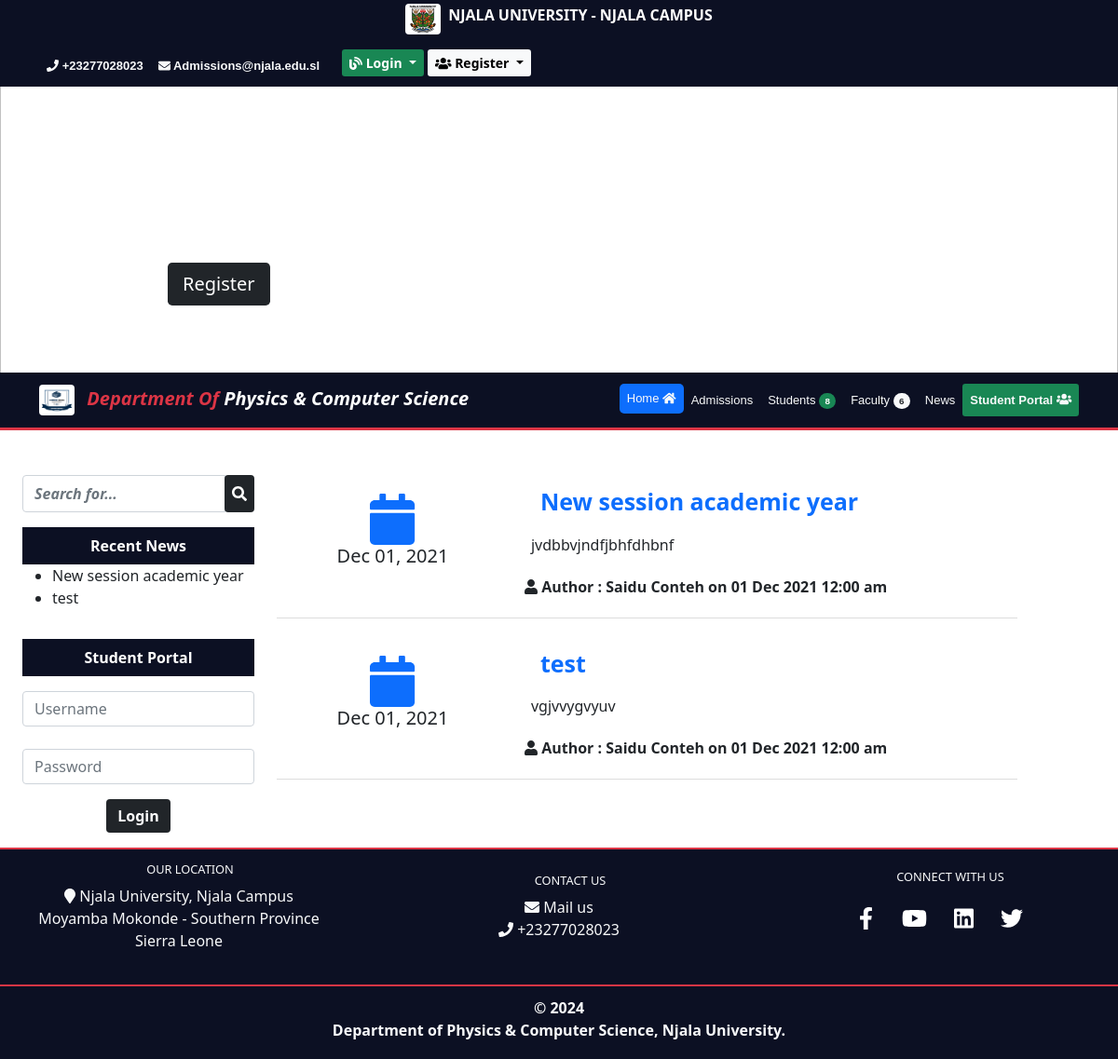
Page /news.php on the committed database.
### tables this page shows
CREATE TABLE IF NOT EXISTS `tblnews` (
  `news_ID` int(11) NOT NULL AUTO_INCREMENT,
  `posttitle` varchar(50) DEFAULT NULL,
  `postauthor` int(11) DEFAULT NULL,
  `postcontent` text,
  `date_published` date DEFAULT NULL,
  PRIMARY KEY (`news_ID`),
  KEY `postauthor` (`postauthor`)
);

### news.php (the view, shortened to what this page needs)
<?php require 'includes/header.php';
?>
<div class="row container mt-5">
<div class="col-md-3">
   <?php require 'includes/sidebar.php';
   ?>
</div>
<div class="col-md-9">
 <?php
         require 'includes/connection.php';
         $sql = "SELECT * FROM  tblnews JOIN tbladmin ON tblnews.postauthor = tbladmin.id
          ORDER BY news_ID DESC";
            $query = mysqli_query($conn, $sql);
            foreach ($query as $result) {?>
     <div class="mg-available-rooms col-lg-12">
                <div class="mg-avl-rooms">
                    <div class="mg-avl-room">
                        <div class="row">
                            <div class="col-sm-4 s-content" >
                                <span class="fas fa-calendar text-primary" style="font-size: 55px"></span>
         					<h5 class="mg-sec-left-title"><?php echo date_format(date_create ($result['date_published']),'M d, Y'); ?></h5>
                            </div>
                            <div class="col-sm-8">
                                <div style=" padding: 10px;font-size: 25px;font-weight: bold;color: #000;margin-bottom: 5px;">
                                <a class="text-decoration-none text-primary" href="index.php?q=singleblog&id=<?php echo $result['news_ID']; ?>">
                                <?php echo $result['posttitle'] ;?>
                                </a>
                                </div>
                                <div class="row contentbody">
                                    <div class="col-sm-12">
                                      <p> <?php echo  $result['postcontent']; ?></p>
                                    </div>
                                    <div class="col-sm-12 f-author">
                                        <p class="fw-bold"><span class="fa fa-user"></span> Author :  <?php echo
                                        $result['firstname'].' '.$result['lastname']; ?>
                                         on  <?php echo  date_format(date_create($result['date_published']),"d M Y h:i a"); ?></p>
                                    </div>
                                </div>
                            </div>
                        </div>
                    </div>
                </div>
            </div>
          <?php } ?>
</div>
</div>
<?php include 'includes/footer.php';?>

### includes/sidebar.php
<div class="panel panel-default mb-3">
    <div class="panel-body">
     <form action="index.php?q=product" method="post">
       <div class="input-group custom-search-form">
            <input type="search" class="form-control fst-italic fw-bold" name="search" placeholder="Search for...">
            <span class="input-group-btn">
                <button class="btn btn-dark" id="btnsearch" name="btnsearch" type="submit" style="color:#fff;padding:8px;">
                    <i class="fa fa-search text-white"></i>
                </button>
            </span>
        </div>
    </form>
    </div>
</div>
 <div class="panel panel-default">
    <div class="panel-body">
    <div class="list-group mb-3">
     <div class="well well-sm text-center bg-dark" style="color:#fff;padding:8px;">
     <b> Recent News</b>
     </div>
        <ul>
        <?php
         require 'includes/connection.php';
         $sql = "SELECT * FROM  tblnews ORDER BY news_ID DESC";
            $query = mysqli_query($conn, $sql);
            foreach ($query as $result) {?>
            <li><a class="text-decoration-none text-dark" href="news.php?<?php echo $result['news_ID'];?>"><?php echo $result['posttitle'];?></a></li>
            <?php
				  	}
				  	?>
         </ul>
      </div>
   </div>
</div>
 <div class="panel panel-default">
    <div class="panel-body">
        <div class="well well-sm text-center mb-3 bg-dark" style="color:#fff;padding:8px;"><b>Student Portal </b> </div>
<form class="form-horizontal span6" action="studentlogin-handler.php" method="POST">
                <div class="form-group">
                  <div class="col-md-12">
                          <input id="username" name="username" placeholder="Username" type="text" class="form-control input">
                  </div> <br>
                  <div class="col-md-12 mb-3">
                     <input name="password" id="password" placeholder="Password" type="password" class="form-control input">
                  </div>
                  </div>
                  <div class="form-group text-center mb-3">
                  <div class="col-md-12">
                    <button type="submit" id="sidebarLogin" name="studentlogin"   class="btn btn-md btn-dark fw-bold btn-block">Login</button>
                  </div>
                </div>
            </form>
        </div>
</div>

### assets/css/index.css (style rules this page uses)
:root { --bs-blue: #0d6efd; --bs-indigo: #6610f2; --bs-purple: #6f42c1; --bs-pink: #d63384; --bs-red: #dc3545; --bs-orange: #fd7e14; --bs-yellow: #ffc107; --bs-green: #198754; --bs-teal: #20c997; --bs-cyan: #0dcaf0; --bs-white: #fff; --bs-gray: #6c757d; --bs-gray-dark: #343a40; --bs-primary: #0d6efd; --bs-secondary: #6c757d; --bs-success: #198754; --bs-info: #0dcaf0; --bs-warning: #ffc107; --bs-danger: #dc3545; --bs-light: #f8f9fa; --bs-dark: #212529; --dark: #0c1023; --bs-font-sans-serif: system-ui,-apple-system,"Segoe UI",Roboto,"Helvetica Neue",Arial,"Noto Sans","Liberation Sans",sans-serif,"Apple Color Emoji","Segoe UI Emoji","Segoe UI Symbol","Noto Color Emoji"; --bs-font-monospace: SFMono-Regular,Menlo,Monaco,Consolas,"Liberation Mono","Courier New",monospace; --bs-gradient: linear-gradient(180deg, rgba(255, 255, 255, 0.15), rgba(255, 255, 255, 0)); }
html { position: relative; min-height: 100%; }
body { margin: 0 0 0 0px; padding-top: 1rem; padding-bottom: 3rem; scroll-behavior: smooth; }
.btn { border: none !important; }
.bg-dark { background-color: var(--dark) !important; }

### news.php (style rules this page uses)
.f-author { padding: 5px; }
.mg-available-rooms { border-bottom: 1px solid #ddd; margin-bottom: 20px; }
.mg-available-rooms .s-content { text-align: center; padding: 20px; }

### rows in the picture
tblnews: posttitle "New session academic year", date_published "Dec 01, 2021", postcontent "jvdbbvjndfjbhfdhbnf", postauthor.firstname "Saidu", postauthor.lastname "Conteh", date_published "01 Dec 2021 12:00 am"
tblnews: posttitle "test", date_published "Dec 01, 2021", postcontent "vgjvvygvyuv", postauthor.firstname "Saidu", postauthor.lastname "Conteh", date_published "01 Dec 2021 12:00 am"

### other values in the picture
$conn->query("SELECT * FROM tblstudents")->num_rows "8"
$conn->query("SELECT * FROM tbltutor")->num_rows "6"
